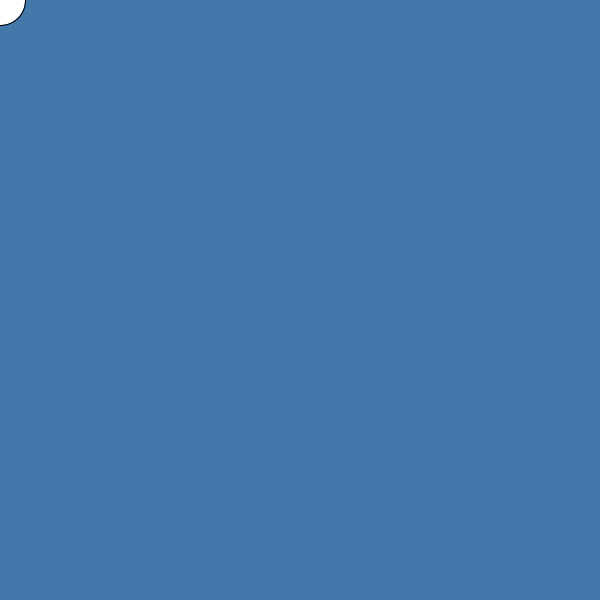
Frame 1 (no input)
Frame 60 (the mouse pressed at the canvas centre just before this capture): identical to frame 1, image omitted
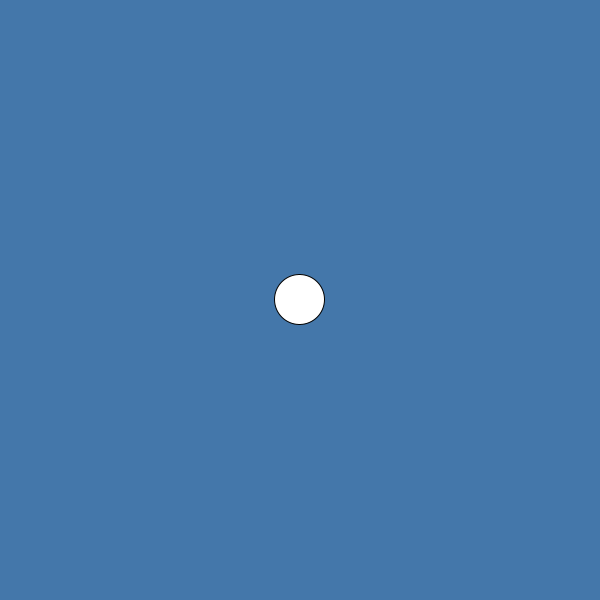
Frame 120 (the mouse held since frame 60 and released just before this capture)

The Processing sketch that drew these frames (run headless with seeded random() and noise(); from frame 60 on, the mouse is pressed at the canvas centre):

// Processing sketch: lerp
// ── lerp.pde
float x, y;
void setup() {
  size(600, 600);
}

void draw() {
  background(#4477AA);
  
  // No easing
  //x = mouseX;
  //y = mouseY;
  
  // Easing
  x = lerp(x, mouseX, 0.1);
  y = lerp(y, mouseY, 0.1);
  
  ellipse(x, y, 50, 50);
}
